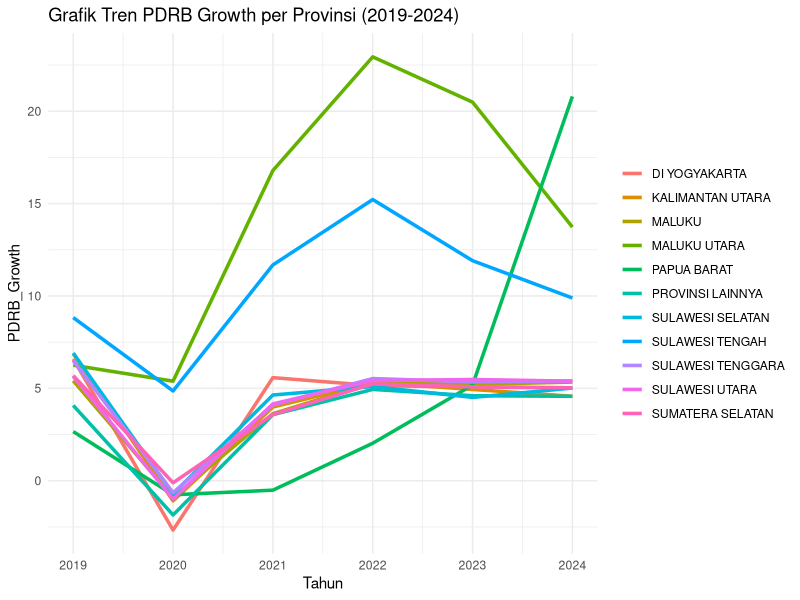
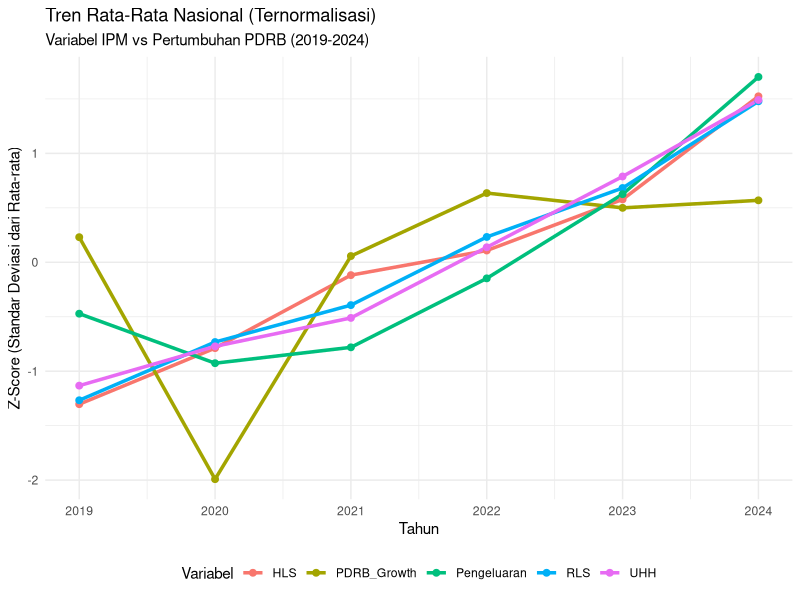

These charts were generated, in order, by the following R code:
# -------------------------------------------------------------------
# BAGIAN 0: PERSIAPAN (SETUP)
# -------------------------------------------------------------------
library(tidyverse)    # Manipulasi data (dplyr, ggplot2, readr)
library(plm)          # Library utama untuk Regresi Data Panel
library(psych)        # Statistik deskriptif (describeBy)
library(lmtest)       # Uji asumsi (bptest, pbgtest, coeftest)
library(car)          # Uji Multikolinearitas (vif)
library(RColorBrewer) # Mewarnai ulang lines

setwd("D:/Magister/Kuliah/Pemrograman Statistika/Project Akhir/data/clean/")

# Nonaktifkan notasi ilmiah
options(scipen = 999)

df <- read_csv("data_long_cleaned.csv")
glimpse(df)
view(df)

# -------------------------------------------------------------------
# BAGIAN 1: ANALISIS DATA EKSPLORATIF (EDA)
# -------------------------------------------------------------------

# 1.1 Statistik Deskriptif
print(describeBy(df$PDRB_Growth, group = df$Provinsi))
print(describeBy(df$PDRB_Growth, group = df$Tahun))

# 1.2 Matriks Korelasi
vars_for_cor <- df %>% 
  select(PDRB_Growth, UHH, HLS, RLS, Pengeluaran)
cor_matrix <- cor(vars_for_cor, use = "complete.obs")
print("Matriks Korelasi:")
print(round(cor_matrix, 2))

# 1.3 Visualisasi Tren PDRD Top 10 Provinsi
top10 <- df %>%
  group_by(Provinsi) %>%
  summarise(mean_growth = mean(PDRB_Growth, na.rm = TRUE)) %>%
  arrange(desc(mean_growth)) %>%
  slice(1:10) %>%
  pull(Provinsi)

df_mod <- df %>%
  mutate(Provinsi_mod = ifelse(Provinsi %in% top10, Provinsi, "PROVINSI LAINNYA"))

df_avg <- df_mod %>%
  filter(Provinsi_mod == "PROVINSI LAINNYA") %>%
  group_by(Tahun, Provinsi_mod) %>%
  summarise(PDRB_Growth = mean(PDRB_Growth, na.rm = TRUE), .groups = "drop")

df_final <- df_mod %>%
  filter(Provinsi_mod != "PROVINSI LAINNYA") %>%
  select(Tahun, Provinsi_mod, PDRB_Growth) %>%
  bind_rows(df_avg)

ggplot(df_final, aes(x = Tahun, y = PDRB_Growth, colour = Provinsi_mod)) +
  geom_line(size = 1.2) +  # garis agak tebal
  ggtitle("Grafik Tren PDRB Growth per Provinsi (2019-2024)") +
  theme_minimal() +
  theme(legend.title = element_blank(),
        legend.position = "right")


# -------------------------------------------------------------------
# BAGIAN 2: ESTIMASI TIGA MODEL PANEL UTAMA
# -------------------------------------------------------------------

# 2.1 Model Common Effect (Pooled OLS)
common <- plm(PDRB_Growth ~ UHH + HLS + RLS + Pengeluaran, 
              data = df, 
              index = c("Provinsi", "Tahun"), 
              model = "pooling")

# 2.2 Model Fixed Effect (FEM)
fixed <- plm(PDRB_Growth ~ UHH + HLS + RLS + Pengeluaran, 
             data = df, 
             index = c("Provinsi", "Tahun"), 
             model = "within")

# 2.3 Model Random Effect (REM)
random <- plm(PDRB_Growth ~ UHH + HLS + RLS + Pengeluaran, 
              data = df, 
              index = c("Provinsi", "Tahun"), 
              model = "random")


# -------------------------------------------------------------------
# BAGIAN 3: PEMILIHAN MODEL (UJI SPESIFIKASI)
# -------------------------------------------------------------------


# 3.1 Uji Chow (Fixed vs Common)
# H0: Common Effect (Pooled OLS) lebih baik; H1: Fixed Effect lebih baik.
print("--- Uji Chow (Fixed vs Common) ---")
print(pFtest(fixed, common))
# Kesimpulan: Jika p-value < 0.05, pilih Fixed Effect.

# 3.2 Uji Hausman (Fixed vs Random)
# H0: Random Effect lebih baik (efek individu tidak berkorelasi dg prediktor); H1: Fixed Effect lebih baik (efek individu berkorelasi dg prediktor).
print("--- Uji Hausman (Fixed vs Random) ---")
print(phtest(fixed, random))
# Kesimpulan: Jika p-value < 0.05, pilih Fixed Effect.


# -------------------------------------------------------------------
# BAGIAN 4: UJI ASUMSI KLASIK (DIAGNOSTIK MODEL 'fixed')
# -------------------------------------------------------------------

# 4.1 Uji Multikolinearitas (VIF)
pooled_lm <- lm(PDRB_Growth ~ UHH + HLS + RLS + Pengeluaran, data = df)
vif_results <- car::vif(pooled_lm)
print("--- Uji Multikolinearitas (VIF) ---")
print(vif_results)
# Aturan umum: Jika nilai VIF < 5 (atau 10), asumsi aman (Tidak ada multikol).

# 4.2 Uji Homokedastisitas (Breusch-Pagan)
# H0: Tidak ada heteroskedastisitas (Homoskedastisitas / Varians error konstan); H1: Ada heteroskedastisitas.
print("--- Uji Heteroskedastisitas (Breusch-Pagan) ---")
print(lmtest::bptest(fixed))
# Kesimpulan: Jika p-value < 0.05, model GAGAL (terkena Hetero).

# 4.3 Uji Autokorelasi (Breusch-Godfrey/Wooldridge)
# H0: Tidak ada autokorelasi serial; H1: Ada autokorelasi serial.
print("--- Uji Autokorelasi (Wooldridge) ---")
print(pbgtest(fixed))
# Kesimpulan: Jika p-value < 0.05, model GAGAL (terkena Auto).

# 4.4 Uji Normalitas Residual
# H0: Residual terdistribusi normal; H1: Residual tidak terdistribusi normal.
print("--- Uji Normalitas (Shapiro-Wilk) ---")
print(shapiro.test(residuals(fixed)))
# Kesimpulan: Jika p-value < 0.05, model GAGAL (tidak normal).

# 4.5 Uji Cross-sectional Dependence
# H0: Tidak ada cross-sectional dependence; H1: Ada cross-sectional dependence.
print("--- Uji Cross-sectional Dependence (Pesaran CD) ---")
print(pcdtest(fixed, test = "cd"))
# Kesimpulan: Jika p-value < 0.05, ada ketergantungan antar provinsi.


# -------------------------------------------------------------------
# BAGIAN 5: VISUALISASI Z-SCORE 
# -------------------------------------------------------------------

# Plot ini sangat penting untuk Menjelaskan mengapa R-squared rendah
# dan mengapa asumsi-asumsi gagal.

vars_to_plot <- c("PDRB_Growth", "HLS", "RLS", "UHH", "Pengeluaran")

data_avg_trend <- df %>%
  # Hitung rata-rata nasional per tahun
  group_by(Tahun) %>%
  summarise(across(all_of(vars_to_plot), ~ mean(.x, na.rm = TRUE))) %>%
  ungroup() %>%
  # Normalisasi Z-Score
  mutate(across(all_of(vars_to_plot), ~ as.numeric(scale(.x)))) %>%
  # Ubah format dari 'wide' ke 'long' agar mudah di-plot
  pivot_longer(
    cols = all_of(vars_to_plot),
    names_to = "Variabel",
    values_to = "Z_Score"
  )

# Buat plot tren
plot_tren <- ggplot(data_avg_trend, aes(x = Tahun, y = Z_Score, color = Variabel, group = Variabel)) +
  geom_line(linewidth = 1.2) +
  geom_point(size = 2) +
  labs(
    title = "Tren Rata-Rata Nasional (Ternormalisasi)",
    subtitle = "Variabel IPM vs Pertumbuhan PDRB (2019-2024)",
    x = "Tahun",
    y = "Z-Score (Standar Deviasi dari Rata-rata)"
  ) +
  theme_minimal() +
  theme(legend.position = "bottom")

# Tampilkan plot tren
print(plot_tren + 
        scale_x_continuous(breaks = seq(2015, 2024, by = 1)))


# -------------------------------------------------------------------
# BAGIAN 6: INTERPRETASI MODEL
# -------------------------------------------------------------------

summary(fixed)
